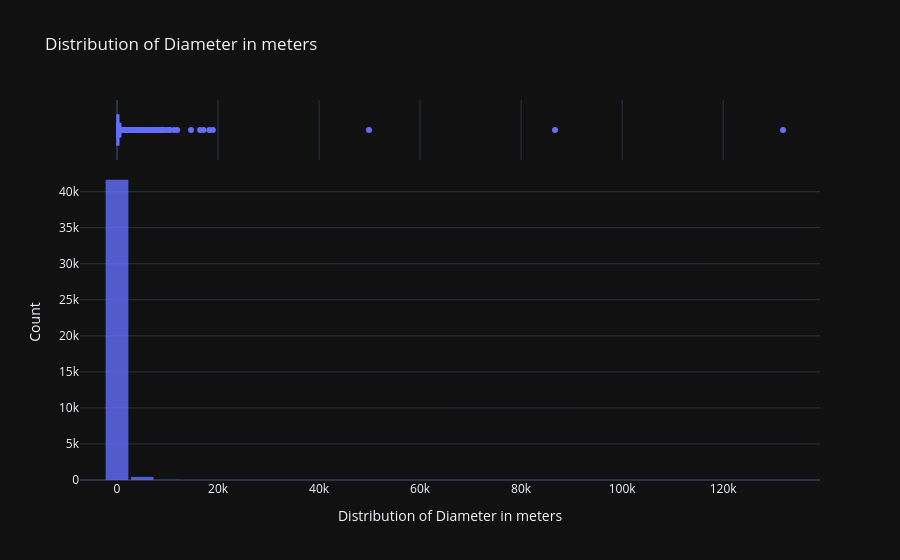

The notebook cell this image was saved under:
### Code cell
# Distribution of asteroids size
fig = px.histogram(
    all_neos_df, 
    x='estimated_diameter_meters_max',
    nbins=50,  # Adjust bin size as needed
    title='Distribution of Diameter in meters',
    labels={'estimated_diameter_meters_max': 'Diameter meters', 'count': 'Number of NEOs'},
    marginal='box',  # Adds a box plot above the histogram for better insight
    opacity=0.8,
    template='plotly_dark'  # Use a dark theme (optional, remove for white background)
)

# Update layout for cleaner look estimated_diameter_meters_max	estimated_diameter_meters_min
fig.update_layout(
    xaxis_title='Distribution of Diameter in meters',
    yaxis_title='Count',
    bargap=0.1
)

fig.show()

### Figure 1 — Plotly figure (JSON) as saved in the notebook; plotly's stock layout.template omitted (floating-point values rounded to 4 significant figures; data arrays with more than 128 entries replaced by an {"elided": "..."} marker saying what was removed)
{"data": [{"bingroup": "x", "hovertemplate": "Diameter meters=%{x}<br>count=%{y}<extra></extra>", "legendgroup": "", "marker": {"color": "#636efa", "opacity": 0.8, "pattern": {"shape": ""}}, "name": "", "nbinsx": 50, "orientation": "v", "showlegend": false, "type": "histogram", "x": {"elided": "42126 float values"}, "xaxis": "x", "yaxis": "y"}, {"hovertemplate": "Diameter meters=%{x}<extra></extra>", "legendgroup": "", "marker": {"color": "#636efa"}, "name": "", "notched": true, "showlegend": false, "type": "box", "x": {"elided": "42126 float values"}, "xaxis": "x2", "yaxis": "y2"}], "layout": {"bargap": 0.1, "barmode": "relative", "legend": {"tracegroupgap": 0}, "title": {"text": "Distribution of Diameter in meters"}, "xaxis": {"anchor": "y", "domain": [0, 1], "title": {"text": "Distribution of Diameter in meters"}}, "xaxis2": {"anchor": "y2", "domain": [0, 1], "matches": "x", "showgrid": true, "showticklabels": false}, "yaxis": {"anchor": "x", "domain": [0, 0.8316], "title": {"text": "Count"}}, "yaxis2": {"anchor": "x2", "domain": [0.8416, 1], "matches": "y2", "showgrid": false, "showline": false, "showticklabels": false, "ticks": ""}}}
